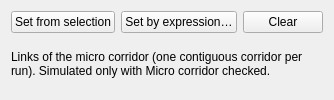
                   <widget class="QWidget" name="page_TagMicro">
                    <attribute name="title">
                     <string>Micro</string>
                    </attribute>
                    <layout class="QGridLayout" name="gridLayout_tagmicro">
                     <item row="0" column="0">
                      <widget class="QPushButton" name="btn_TagMicroSel">
                       <property name="text">
                        <string>Set from selection</string>
                       </property>
                       <property name="toolTip">
                        <string>Set dta_micro = 1 on the links selected in the HyDRA link layer.</string>
                       </property>
                      </widget>
                     </item>
                     <item row="0" column="1">
                      <widget class="QPushButton" name="btn_TagMicroExpr">
                       <property name="text">
                        <string>Set by expression…</string>
                       </property>
                       <property name="toolTip">
                        <string>Set dta_micro = 1 on every link matching a QGIS expression, e.g. "FTYPE" IN (11, 12).</string>
                       </property>
                      </widget>
                     </item>
                     <item row="0" column="2">
                      <widget class="QPushButton" name="btn_TagMicroClear">
                       <property name="text">
                        <string>Clear</string>
                       </property>
                       <property name="toolTip">
                        <string>Set dta_micro = 0 on every link.</string>
                       </property>
                      </widget>
                     </item>
                     <item row="1" column="0" colspan="3">
                      <widget class="QLabel" name="label_TagMicroHint">
                       <property name="text">
                        <string>Links of the micro corridor (one contiguous corridor per run). Simulated only with Micro corridor checked.</string>
                       </property>
                       <property name="wordWrap">
                        <bool>true</bool>
                       </property>
                      </widget>
                     </item>
                    </layout>
                   </widget>
